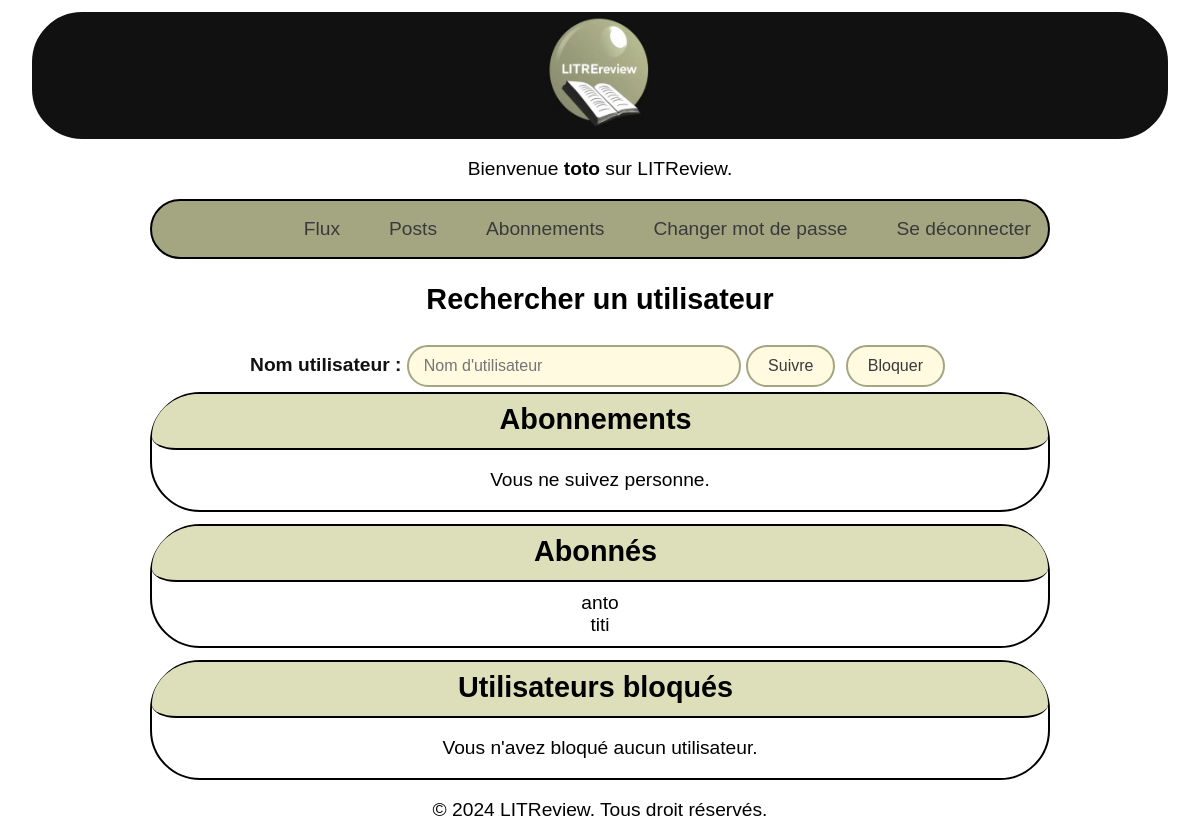
Screenshot of /block/ (signed in) with the database file from the repository.
### authentication/models.py (models this page shows, shortened)
class User(AbstractBaseUser):
    username = models.CharField(max_length=100, unique=True)
    USERNAME_FIELD = "username"
    REQUIRED_FIELDS = []
    objects = UserManager()

### LitReview/models.py (models this page shows)
class UserFollows(models.Model):
    user = models.ForeignKey(
        settings.AUTH_USER_MODEL,
        on_delete=models.CASCADE,
        related_name="following"
    )
    followed_user = models.ForeignKey(
        settings.AUTH_USER_MODEL,
        on_delete=models.CASCADE,
        related_name="followed_by"
    )
    class Meta:
        unique_together = ("user", "followed_user")

### LitReview/views.py (the view, shortened to what this page needs)
# urls.py: path("block/", LitReview.views.blocked_user, name="blocked_user"),
@login_required
def blocked_user(request):
    user = request.user
    followed_users = UserFollows.objects.filter(user=user)
    followers = UserFollows.objects.filter(followed_user=user)
    blocked_users = BlockUser .objects.filter(user=user)
    context = {
        "user": user,
        "followed_users": followed_users,
        "followers": followers,
        "blocked_users": blocked_users,
    }
    return render(request, "LitReview/followers.html", context)

### LitReview/templates/LitReview/followers.html (shortened to what this page needs)
{% extends 'base.html' %}
{% block content %}
<h2>Rechercher un utilisateur</h2>
<div class="search_user">
    <div class="action-buttons">
        <label  for="usernameInput">Nom utilisateur :</label>
        <input type="text" name="username" id="usernameInput" placeholder="Nom d'utilisateur" required aria-required="true">
        <form method="GET" action="{% url 'follow_user' %}" style="display: inline;">
            <button class="follow_button" type="submit" aria-label="Suivre l'utilisateur">Suivre</button>
        </form>
        <form method="POST" action="{% url 'blocked_user' %}" style="display: inline;">
            <button class="block_button" type="submit" aria-label="Bloquer l'utilisateur">Bloquer</button>
        </form>
    </div>
</div>
<div class="users_followed">
    <h2>Abonnements</h2>
    <div class="follow">
        {% for follow in followed_users %}
            <div class="user-item" role="listitem">
                {{ follow.followed_user.username }}
                <form method="POST" action="{% url 'unfollow_user' %}" style="display:inline;">
                    {% csrf_token %}
                    <input type="hidden" name="unfollow_username" value="{{ follow.followed_user.username }}">
                    <button class="unfollow_button" type="submit" aria-label="Se désabonner de {{ follow.followed_user.username }}">Se désabonner</button>
                </form>
            </div>
        {% empty %}
            <p>Vous ne suivez personne.</p>
        {% endfor %}
    </div>
</div>
<div class="followed_users">
    <h2>Abonnés</h2>
    <div class="follow">
        {% for follow in followers %}
            <div class="user-item" role="listitem">
                {{ follow.user.username }}
            </div>
        {% empty %}
            <p>Personne ne vous suit.</p>
        {% endfor %}
    </div>
</div>
<div class="blocked_users">
    <h2>Utilisateurs bloqués</h2>
    <div class="block">
        {% for block in blocked_users %}
            <div class="user-item" role="listitem">
                {{ block.blocked_user.username }}
                <form method="POST" action="{% url 'unblock_user' %}" style="display:inline;">
                    {% csrf_token %}
                    <input type="hidden" name="unblock_username" value="{{ block.blocked_user.username }}">
                    <button class="unblock_button" type="submit" aria-label="Débloquer {{ block.blocked_user.username }}">Débloquer</button>
                </form>
            </div>
        {% empty %}
            <p>Vous n'avez bloqué aucun utilisateur.</p>
        {% endfor %}
    </div>
</div>
{% endblock %}

### templates/base.html (shortened to what this page needs)
{% load static %}
<!DOCTYPE html>
<html lang="fr">
<head>
    <link rel="stylesheet" type="text/css" href="{% static '\css\style .css' %}">
    <link rel="stylesheet" href="https://cdnjs.cloudflare.com/ajax/libs/font-awesome/5.15.3/css/all.min.css">
</head>
<body>
    <header>
        <div class="title">
            <img id="icon" src="{% static 'favicon_io\android-chrome-512x512.png' %}" alt="logo LITReview">
        </div>
        {% if user.is_authenticated %}
        <p>Bienvenue <strong>{{ user.username }}</strong> sur LITReview.</p>
        <nav aria-label="Navigation principale">
            <div class="link_input_connect">
                <a class="flux_link" href="{% url 'home' %}" role="button">Flux</a>
                <a class="posts_link" href="{% url 'my_posts' %}" role="button">Posts</a>
                <a class="followers_link" href="{% url 'followers' %}" role="button">Abonnements</a>
                <a class="password_link" href="{% url 'password_change' %}" role="button">Changer mot de passe</a>
                <form method="POST" action="{% url 'logout' %}">
                    <a href="#" class="logout_link" onclick="if(confirm('Voulez-vous vous déconnecter?'))
                    { this.closest('form').submit(); return false; }" role="button">Se déconnecter</a>
                </form>
            </div>
        </nav>
        {% endif %}
    </header>
    <main>
        {% block content %}{% endblock content %}
    </main>
    <footer>
        <p>&copy; 2024 LITReview. Tous droit réservés.</p>
    </footer>
</body>
</html>

### static/css/style .css (style rules this page uses)
body { font-family: Arial, sans-serif; text-align: center; font-size: larger; }
.title { align-self: center; border: 2px solid #111111; margin: 1% 2% 0% 2%; background-color: #111111; border-radius: 50px; }
#icon { margin: 0; padding: 0.2%; width: 10%; border-radius: 5px; }
.ticket_review, .ticket, .users_followed, .followed_users, .blocked_users { border-radius: 50px; border: 2px solid; margin: 0 12% 0.5% 12%; background-color: rgb(255, 255, 255); }
.followed_users h2, .users_followed h2, .create_ticket h2, .blocked_users h2 { padding: 1% 2% 0 1%; border-radius: 115px 115px 61px 60px / 105px 105px 34px 32px; border-bottom: 2px solid; margin: 0; height: 45px; background-color: #dcdfba; }
.follow { margin: 10px; }
.answer_review, .ask_review, .followed_users, .blocked_users { margin-top: 1%; }
img { width: 300px; margin-bottom: 1%; border-radius: 10px; }
.link_input_connect { display: flex; flex-direction: row; gap: 15px; border-radius: 30px; border: 2px solid; margin: 0 12% 0.4% 12%; justify-content: flex-end; background-color: #a3a681; align-items: center; }
.ticket_button, .review_button, .flux_link, .posts_link, .followers_link, .password_link, .logout_link { border: 2px solid; border-radius: 30px; background-color: #a3a681; padding: 5px; color: #3a3a3a; margin: 10px; text-decoration: none; border-color: #a3a681; }
input[type="text"], input[type="password"], input[type="email"], input[type="number"], textarea, select { font-family: Arial, sans-serif; font-size: 16px; padding: 10px 15px; border: 2px solid #a3a681; border-radius: 30px; background-color: #fffae0; color: #111111; width: calc(100% - 40px); max-width: 300px; }
input[type="submit"], button[type="submit"], input[type="file"] { font-family: Arial, sans-serif; font-size: 16px; padding: 10px 20px; border: 2px solid #a3a681; border-radius: 30px; background-color: #fffae0; color: #3a3a3a; cursor: pointer; transition: all 0.3s ease; max-width: 300px; margin: 5px 5px 5px 0; }
label { display: inline-block; margin-bottom: 5px; font-weight: bold; color: #111111; }

### rows the page displays
User: username "toto"
UserFollows: user.username "anto"
UserFollows: user.username "titi"
